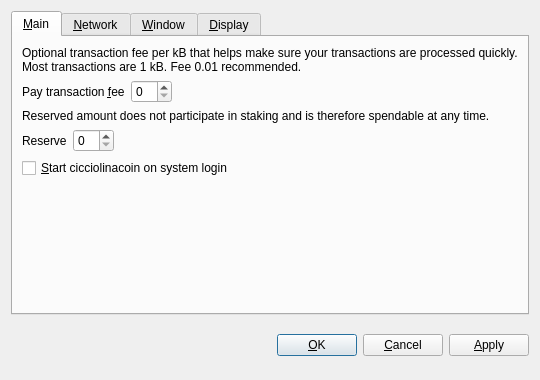
<?xml version="1.0" encoding="UTF-8"?>
<ui version="4.0">
 <class>OptionsDialog</class>
 <widget class="QDialog" name="OptionsDialog">
  <property name="geometry">
   <rect>
    <x>0</x>
    <y>0</y>
    <width>540</width>
    <height>380</height>
   </rect>
  </property>
  <property name="windowTitle">
   <string>Options</string>
  </property>
  <property name="modal">
   <bool>true</bool>
  </property>
  <layout class="QVBoxLayout" name="verticalLayout">
   <item>
    <widget class="QTabWidget" name="tabWidget">
     <property name="tabPosition">
      <enum>QTabWidget::North</enum>
     </property>
     <property name="currentIndex">
      <number>0</number>
     </property>
     <widget class="QWidget" name="tabMain">
      <attribute name="title">
       <string>&amp;Main</string>
      </attribute>
      <layout class="QVBoxLayout" name="verticalLayout_Main">
       <item>
        <widget class="QLabel" name="transactionFeeInfoLabel">
         <property name="text">
          <string>Optional transaction fee per kB that helps make sure your transactions are processed quickly. Most transactions are 1 kB. Fee 0.01 recommended.</string>
         </property>
         <property name="textFormat">
          <enum>Qt::PlainText</enum>
         </property>
         <property name="wordWrap">
          <bool>true</bool>
         </property>
        </widget>
       </item>
       <item>
        <layout class="QHBoxLayout" name="horizontalLayoutFee">
         <item>
          <widget class="QLabel" name="transactionFeeLabel">
           <property name="text">
            <string>Pay transaction &amp;fee</string>
           </property>
           <property name="textFormat">
            <enum>Qt::PlainText</enum>
           </property>
           <property name="buddy">
            <cstring>transactionFee</cstring>
           </property>
          </widget>
         </item>
         <item>
          <widget class="BitcoinAmountField" name="transactionFee"/>
         </item>
         <item>
          <spacer name="horizontalSpacerFee">
           <property name="orientation">
            <enum>Qt::Horizontal</enum>
           </property>
           <property name="sizeHint" stdset="0">
            <size>
             <width>40</width>
             <height>20</height>
            </size>
           </property>
          </spacer>
         </item>
        </layout>
       </item>
       <item>
        <widget class="QLabel" name="reserveBalanceInfoLabel">
         <property name="text">
          <string>Reserved amount does not participate in staking and is therefore spendable at any time.</string>
         </property>
         <property name="textFormat">
          <enum>Qt::PlainText</enum>
         </property>
         <property name="wordWrap">
          <bool>true</bool>
         </property>
        </widget>
       </item>
       <item>
        <layout class="QHBoxLayout" name="horizontalLayoutReserveBalance">
         <item>
          <widget class="QLabel" name="reserveBalanceLabel">
           <property name="text">
            <string>Reserve</string>
           </property>
           <property name="textFormat">
            <enum>Qt::PlainText</enum>
           </property>
           <property name="buddy">
            <cstring>reserveBalance</cstring>
           </property>
          </widget>
         </item>
         <item>
          <widget class="BitcoinAmountField" name="reserveBalance"/>
         </item>
         <item>
          <spacer name="horizontalSpacerReserveBalance">
           <property name="orientation">
            <enum>Qt::Horizontal</enum>
           </property>
           <property name="sizeHint" stdset="0">
            <size>
             <width>40</width>
             <height>20</height>
            </size>
           </property>
          </spacer>
         </item>
        </layout>
       </item>
       <item>
        <widget class="QCheckBox" name="bitcoinAtStartup">
         <property name="toolTip">
          <string>Automatically start cicciolinacoin after logging in to the system.</string>
         </property>
         <property name="text">
          <string>&amp;Start cicciolinacoin on system login</string>
         </property>
        </widget>
       </item>
       <item>
        <spacer name="verticalSpacer_Main">
         <property name="orientation">
          <enum>Qt::Vertical</enum>
         </property>
         <property name="sizeHint" stdset="0">
          <size>
           <width>20</width>
           <height>40</height>
          </size>
         </property>
        </spacer>
       </item>
      </layout>
     </widget>
     <widget class="QWidget" name="tabNetwork">
      <attribute name="title">
       <string>&amp;Network</string>
      </attribute>
      <layout class="QVBoxLayout" name="verticalLayout_Network">
       <item>
        <widget class="QCheckBox" name="mapPortUpnp">
         <property name="toolTip">
          <string>Automatically open the cicciolinacoin client port on the router. This only works when your router supports UPnP and it is enabled.</string>
         </property>
         <property name="text">
          <string>Map port using &amp;UPnP</string>
         </property>
        </widget>
       </item>
       <item>
        <widget class="QCheckBox" name="connectSocks">
         <property name="toolTip">
          <string>Connect to the cicciolinacoin network through a SOCKS proxy (e.g. when connecting through Tor).</string>
         </property>
         <property name="text">
          <string>&amp;Connect through SOCKS proxy:</string>
         </property>
        </widget>
       </item>
       <item>
        <layout class="QHBoxLayout" name="horizontalLayout_Network">
         <item>
          <widget class="QLabel" name="proxyIpLabel">
           <property name="text">
            <string>Proxy &amp;IP:</string>
           </property>
           <property name="textFormat">
            <enum>Qt::PlainText</enum>
           </property>
           <property name="buddy">
            <cstring>proxyIp</cstring>
           </property>
          </widget>
         </item>
         <item>
          <widget class="QValidatedLineEdit" name="proxyIp">
           <property name="maximumSize">
            <size>
             <width>140</width>
             <height>16777215</height>
            </size>
           </property>
           <property name="toolTip">
            <string>IP address of the proxy (e.g. 127.0.0.1)</string>
           </property>
          </widget>
         </item>
         <item>
          <widget class="QLabel" name="proxyPortLabel">
           <property name="text">
            <string>&amp;Port:</string>
           </property>
           <property name="textFormat">
            <enum>Qt::PlainText</enum>
           </property>
           <property name="buddy">
            <cstring>proxyPort</cstring>
           </property>
          </widget>
         </item>
         <item>
          <widget class="QLineEdit" name="proxyPort">
           <property name="maximumSize">
            <size>
             <width>55</width>
             <height>16777215</height>
            </size>
           </property>
           <property name="toolTip">
            <string>Port of the proxy (e.g. 9050)</string>
           </property>
          </widget>
         </item>
         <item>
          <widget class="QLabel" name="socksVersionLabel">
           <property name="text">
            <string>SOCKS &amp;Version:</string>
           </property>
           <property name="textFormat">
            <enum>Qt::PlainText</enum>
           </property>
           <property name="buddy">
            <cstring>socksVersion</cstring>
           </property>
          </widget>
         </item>
         <item>
          <widget class="QValueComboBox" name="socksVersion">
           <property name="toolTip">
            <string>SOCKS version of the proxy (e.g. 5)</string>
           </property>
          </widget>
         </item>
         <item>
          <spacer name="horizontalSpacer_Network">
           <property name="orientation">
            <enum>Qt::Horizontal</enum>
           </property>
           <property name="sizeHint" stdset="0">
            <size>
             <width>40</width>
             <height>20</height>
            </size>
           </property>
          </spacer>
         </item>
        </layout>
       </item>
       <item>
        <spacer name="verticalSpacer_Network">
         <property name="orientation">
          <enum>Qt::Vertical</enum>
         </property>
         <property name="sizeHint" stdset="0">
          <size>
           <width>20</width>
           <height>40</height>
          </size>
         </property>
        </spacer>
       </item>
      </layout>
     </widget>
     <widget class="QWidget" name="tabWindow">
      <attribute name="title">
       <string>&amp;Window</string>
      </attribute>
      <layout class="QVBoxLayout" name="verticalLayout_Window">
       <item>
        <widget class="QCheckBox" name="minimizeToTray">
         <property name="toolTip">
          <string>Show only a tray icon after minimizing the window.</string>
         </property>
         <property name="text">
          <string>&amp;Minimize to the tray instead of the taskbar</string>
         </property>
        </widget>
       </item>
       <item>
        <widget class="QCheckBox" name="minimizeOnClose">
         <property name="toolTip">
          <string>Minimize instead of exit the application when the window is closed. When this option is enabled, the application will be closed only after selecting Quit in the menu.</string>
         </property>
         <property name="text">
          <string>M&amp;inimize on close</string>
         </property>
        </widget>
       </item>
       <item>
        <spacer name="verticalSpacer_Window">
         <property name="orientation">
          <enum>Qt::Vertical</enum>
         </property>
         <property name="sizeHint" stdset="0">
          <size>
           <width>20</width>
           <height>40</height>
          </size>
         </property>
        </spacer>
       </item>
      </layout>
     </widget>
     <widget class="QWidget" name="tabDisplay">
      <attribute name="title">
       <string>&amp;Display</string>
      </attribute>
      <layout class="QVBoxLayout" name="verticalLayout_Display">
       <item>
        <layout class="QHBoxLayout" name="horizontalLayout_1_Display">
         <item>
          <widget class="QLabel" name="langLabel">
           <property name="text">
            <string>User Interface &amp;language:</string>
           </property>
           <property name="textFormat">
            <enum>Qt::PlainText</enum>
           </property>
           <property name="buddy">
            <cstring>lang</cstring>
           </property>
          </widget>
         </item>
         <item>
          <widget class="QValueComboBox" name="lang">
           <property name="toolTip">
            <string>The user interface language can be set here. This setting will take effect after restarting cicciolinacoin.</string>
           </property>
          </widget>
         </item>
        </layout>
       </item>
       <item>
        <layout class="QHBoxLayout" name="horizontalLayout_2_Display">
         <item>
          <widget class="QLabel" name="unitLabel">
           <property name="text">
            <string>&amp;Unit to show amounts in:</string>
           </property>
           <property name="textFormat">
            <enum>Qt::PlainText</enum>
           </property>
           <property name="buddy">
            <cstring>unit</cstring>
           </property>
          </widget>
         </item>
         <item>
          <widget class="QValueComboBox" name="unit">
           <property name="toolTip">
            <string>Choose the default subdivision unit to show in the interface and when sending coins.</string>
           </property>
          </widget>
         </item>
        </layout>
       </item>
       <item>
        <widget class="QCheckBox" name="displayAddresses">
         <property name="toolTip">
          <string>Whether to show cicciolinacoin addresses in the transaction list or not.</string>
         </property>
         <property name="text">
          <string>&amp;Display addresses in transaction list</string>
         </property>
        </widget>
       </item>
       <item>
        <widget class="QCheckBox" name="coinControlFeatures">
         <property name="toolTip">
          <string>Whether to show coin control features or not.</string>
         </property>
         <property name="text">
          <string>Display coin &amp;control features (experts only!)</string>
         </property>
        </widget>
       </item>
       <item>
        <spacer name="verticalSpacer_Display">
         <property name="orientation">
          <enum>Qt::Vertical</enum>
         </property>
         <property name="sizeHint" stdset="0">
          <size>
           <width>20</width>
           <height>40</height>
          </size>
         </property>
        </spacer>
       </item>
      </layout>
     </widget>
    </widget>
   </item>
   <item>
    <layout class="QHBoxLayout" name="horizontalLayout_Buttons">
     <item>
      <spacer name="horizontalSpacer_1">
       <property name="orientation">
        <enum>Qt::Horizontal</enum>
       </property>
       <property name="sizeHint" stdset="0">
        <size>
         <width>40</width>
         <height>48</height>
        </size>
       </property>
      </spacer>
     </item>
     <item>
      <widget class="QLabel" name="statusLabel">
       <property name="font">
        <font>
         <weight>75</weight>
         <bold>true</bold>
        </font>
       </property>
       <property name="text">
        <string/>
       </property>
       <property name="textFormat">
        <enum>Qt::PlainText</enum>
       </property>
       <property name="wordWrap">
        <bool>true</bool>
       </property>
      </widget>
     </item>
     <item>
      <spacer name="horizontalSpacer_2">
       <property name="orientation">
        <enum>Qt::Horizontal</enum>
       </property>
       <property name="sizeHint" stdset="0">
        <size>
         <width>40</width>
         <height>48</height>
        </size>
       </property>
      </spacer>
     </item>
     <item>
      <widget class="QPushButton" name="okButton">
       <property name="text">
        <string>&amp;OK</string>
       </property>
      </widget>
     </item>
     <item>
      <widget class="QPushButton" name="cancelButton">
       <property name="text">
        <string>&amp;Cancel</string>
       </property>
       <property name="autoDefault">
        <bool>false</bool>
       </property>
      </widget>
     </item>
     <item>
      <widget class="QPushButton" name="applyButton">
       <property name="text">
        <string>&amp;Apply</string>
       </property>
       <property name="autoDefault">
        <bool>false</bool>
       </property>
      </widget>
     </item>
    </layout>
   </item>
  </layout>
 </widget>
 <customwidgets>
  <customwidget>
   <class>BitcoinAmountField</class>
   <extends>QSpinBox</extends>
   <header>bitcoinamountfield.h</header>
  </customwidget>
  <customwidget>
   <class>QValueComboBox</class>
   <extends>QComboBox</extends>
   <header>qvaluecombobox.h</header>
  </customwidget>
  <customwidget>
   <class>QValidatedLineEdit</class>
   <extends>QLineEdit</extends>
   <header>qvalidatedlineedit.h</header>
  </customwidget>
 </customwidgets>
 <resources/>
 <connections/>
</ui>
